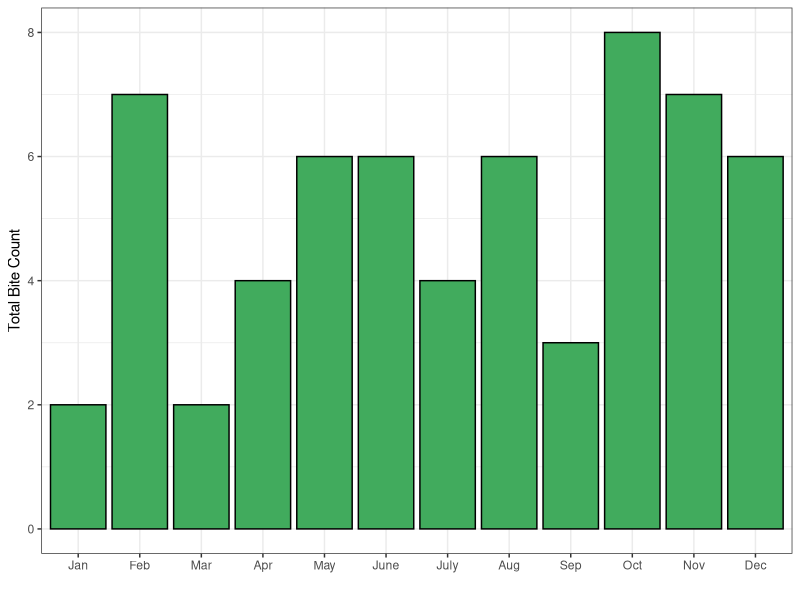
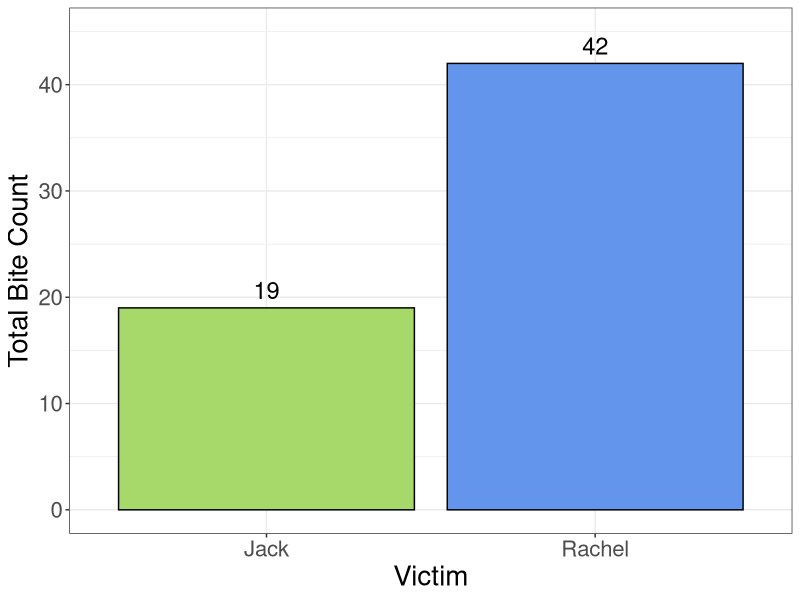
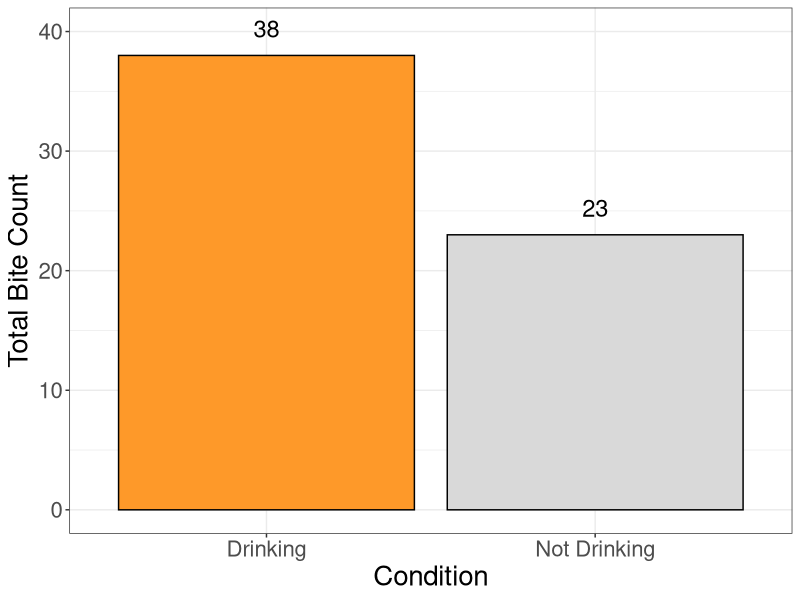
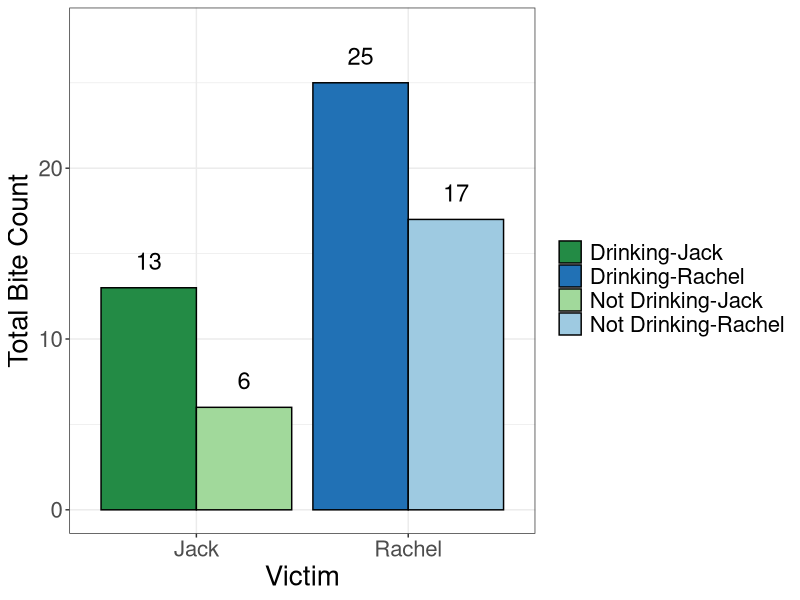
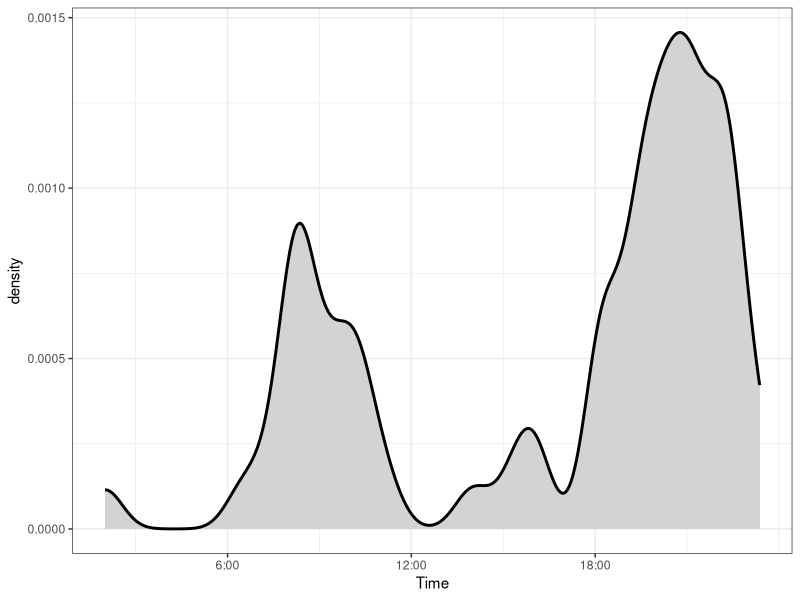
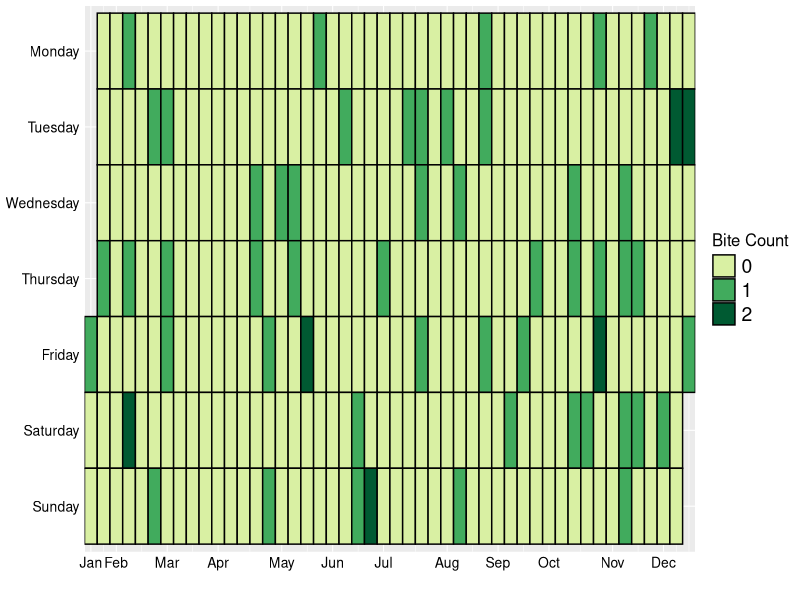
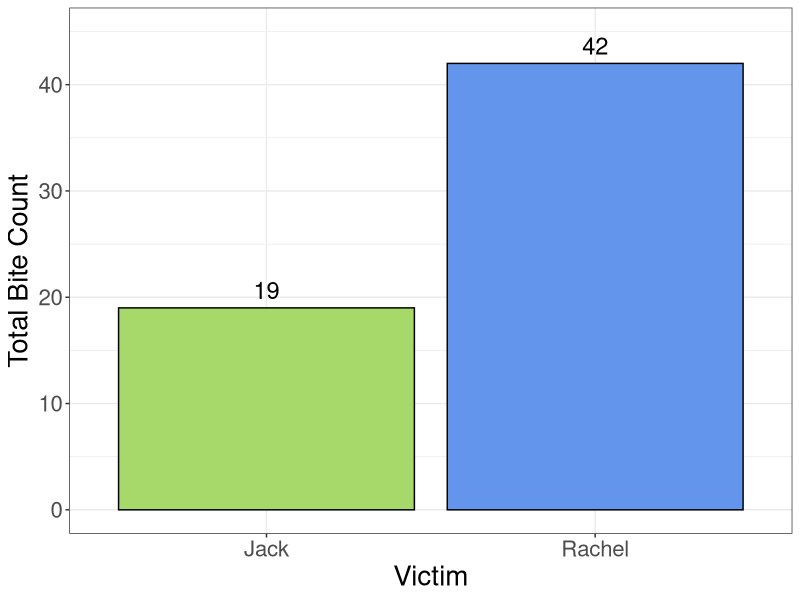
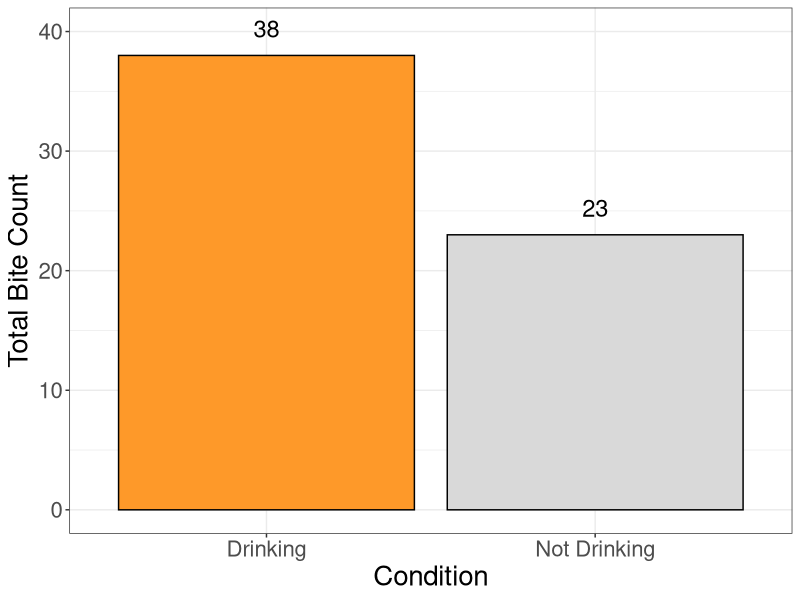

Reproduce these figures in R, in order.
library(dplyr)
library(ggplot2)
library(reshape)
library(scales)
library(lubridate)

options(stringsAsFactors = FALSE)
bites <- read.csv("bites/Bite_Tracker - 2017_cleaned.csv")


# sort out some labeling inconsistencies
bites<-as.data.frame(bites)
bites$Date<-gsub("Dec.","Dec",bites$Date)
bites$Date<-as.Date(bites$Date,format='%b %d')
bites$month<-strftime(bites$Date, "%m")
year(bites$Date) <- 2017

bites$Victim<-gsub(" ","",bites$Victim)
bites$Condition<-as.factor(bites$Condition)
levels(bites$Condition)<-c("Drinking","Drinking","Drinking","Drinking","Not Drinking","Not Drinking", "Not Drinking", "Not Drinking")

####################
## PLOTS
####################

#### Seasonality of biting
month_count<-as.data.frame(tapply(bites$Date, bites$month, length))
colnames(month_count)<-"count"
month_count$month<-rownames(month_count)
month_count$month<-as.numeric(month_count$month)
month_count$month_alpha<-c("Jan","Feb","Mar","Apr","May","June","July","Aug","Sep","Oct","Nov","Dec")

ggplot(month_count, aes(reorder(month_alpha,month), count))+
  geom_bar(stat = "identity", col="black",fill="#41ab5d")+theme_bw()+
  xlab("")+ ylab("Total Bite Count")


### Victim
person_count<-as.data.frame(tapply(bites$Date, bites$Victim, length))
colnames(person_count)<-"count"
person_count$victim<-rownames(person_count)

ggplot(person_count, aes(victim, count, fill=victim))+
  geom_bar(stat = "identity", color="black")+theme_bw()+
  scale_fill_manual(values=c("#a6d96a","cornflowerblue"), guide=F)+
  theme(text = element_text(size=20)) +geom_text(aes(label=count), vjust=-0.5, size=6)+
  ylab("Total Bite Count")+xlab("Victim")+ylim(0,45)

ggsave(file="bites/figs/Victim.pdf", width=5, height=5)

### Drinking overall
drink_count<-as.data.frame(tapply(bites$Date, bites$Condition, length))
colnames(drink_count)<-"count"
drink_count$condition<-rownames(drink_count)

ggplot(drink_count, aes(condition, count, fill=condition))+
  geom_bar(stat = "identity", color="black")+theme_bw()+
  scale_fill_manual(values=c("#fe9929","#d9d9d9"), guide=F)+
  theme(text = element_text(size=20)) +geom_text(aes(label=count), vjust=-1, size=6)+
  ylim(0,40)+ylab("Total Bite Count")+xlab("Condition")

ggsave(file="bites/figs/Drinking.pdf", width=5, height=5)

### Drinking and Person
drinkvictim_count<-as.data.frame(tapply(bites$Date, list(bites$Condition, bites$Victim), length))
drinkvictim_count$condition<-rownames(drinkvictim_count)

drinkvictim_count<-melt(drinkvictim_count)
drinkvictim_count$col<-paste(drinkvictim_count$condition,drinkvictim_count$variable, sep="-")

ggplot(drinkvictim_count, aes(variable, value, fill=col))+
  geom_bar(stat = "identity", color="black",position = "dodge")+theme_bw()+
  scale_fill_manual(values=c("#238b45","#2171b5","#a1d99b","#9ecae1"), name="")+
  theme(text = element_text(size=20)) +geom_text(aes(label=value), vjust=-1, size=6, position = position_dodge(0.9))+
  ylim(0,28)+ylab("Total Bite Count")+xlab("Victim")

ggsave(file="bites/figs/DrinkingVictim.pdf", width=10, height=5)


###

### Biting hour
bites$Time2<-hour(hm(bites$Time))
bites$Time2<-as.numeric(gsub(":","",bites$Time))


ggplot(bites, aes(Time2))+
  geom_density(fill="lightgrey", size=1, adjust=1/4)+theme_bw()+
  scale_x_continuous(breaks = seq(0,1800, 600), labels = c("0:00","6:00", "12:00", "18:00"), name="Time")

ggsave(file="bites/figs/BitingHour.pdf", width=10, height=3)


### git commit style

dates_all<-data.frame(bite=0,Date=seq(min(bites$Date), max(bites$Date), 1))
dates_all$bite<-sapply(1:nrow(dates_all), function(x) if(dates_all$Date[x]%in%bites$Date){length(which(bites$Date==dates_all$Date[x]))}else{0})


dates_all$week<-strftime(dates_all$Date, format = "%V")
dates_all$day<- weekdays(as.Date(dates_all$Date))

dates_all$day<-as.factor(dates_all$day)

#dates_all$day<-factor(dates_all$day,levels(dates_all$day)[c(2,6,7,5,1,3,4)])
dates_all$day<-factor(dates_all$day,levels(dates_all$day)[c(4,3,1,5,7,6,2)])

#month label
dates_all$month<-strftime(dates_all$Date, "%m")
monthbreaks<-as.numeric(tapply(dates_all$week, dates_all$month, min))
dates_all$week<-as.numeric(dates_all$week)
# 
ggplot(dates_all, aes(week,day, fill = as.factor(bite))) +
  geom_tile(color = "black",size=0.5) +
  theme_gray(8)+scale_fill_manual(values=c("#d9f0a3","#41ab5d","#005a32"), name="Bite Count")+
  theme(axis.text = element_text(size =10, color="black"),
        axis.text.x = element_text(),
        axis.title = element_text(size =15),
        legend.text = element_text(size =14),
        legend.title = element_text(size =12),
        axis.ticks = element_blank())+
  xlab("")+ylab(NULL)+
  scale_x_continuous(
    expand = c(0, 0),
    breaks = monthbreaks,
    labels = c("Jan", "Feb", "Mar", "Apr", "May", "Jun",
               "Jul", "Aug", "Sep", "Oct", "Nov", "Dec"))

ggsave(file="bites/figs/CalendarYear.pdf", width=10, height=2)
